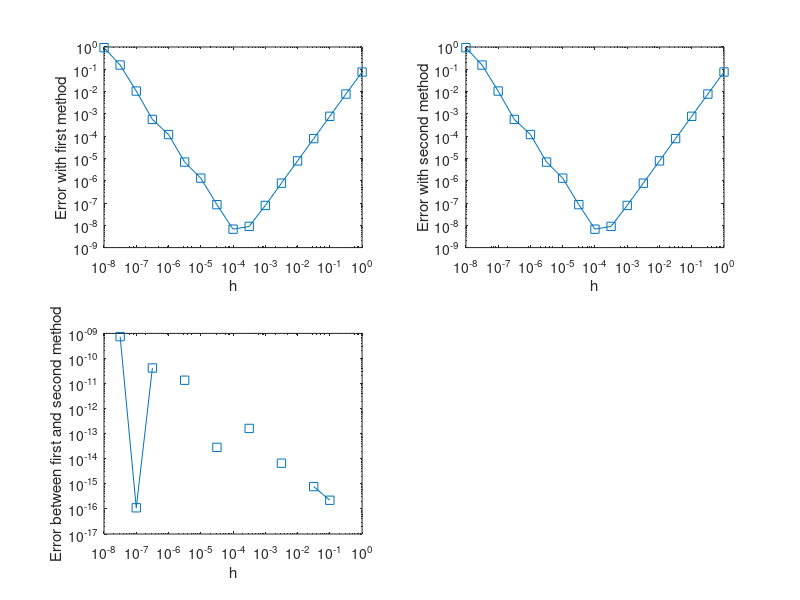

MATLAB code to generate this figure:


func = @(x) sin(x)
klist = 0:0.5:8
x0 = 1.2;

for i=1:length(klist)
	hlist(i) = 10^(-klist(i)) ;
end

func2deriv = @(x) -sin(x);

for i=1:length(hlist)
	h = hlist(i);
	xneg1 = x0-h;
	x1 = x0+h;
	firstMethod(i)  = (func(x1) - 2*func(x0) +func(xneg1))/h^2;
	secondMethod(i) = ((func(x1) - func(x0))/h - (func(x0) - func(xneg1))/h)/h;

	firstDiff(i) = abs(func2deriv(x0) - firstMethod(i));
	secondDiff(i) = abs(func2deriv(x0) - secondMethod(i));
	methDiff(i) = abs(firstMethod(i) - secondMethod(i));
end

firstDiff
secondDiff
methDiff

subplot(2,2,1)
loglog(hlist,firstDiff, '-s')
xlabel('h')
ylabel('Error with first method')
subplot(2,2,2)
loglog( hlist,secondDiff,'-s')
xlabel('h')
ylabel('Error with second method')
subplot(2,2,3)
loglog(hlist,methDiff,'-s')
xlabel('h')
ylabel('Error between first and second method')
